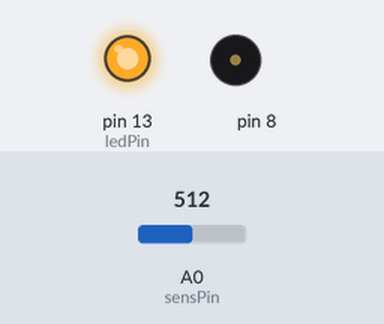
Recording of a sketch running on a simulated Arduino Uno, built with avr-gcc and run on an emulated ATmega328P. Shown: output pins drawn as LEDs (lit = HIGH), buzzer (waves = sounding). The test bench sets the inputs (shaded band); at power-on: A0 (sensPin) = 512.

Above: at 0.1 s.
At 5.1 s:
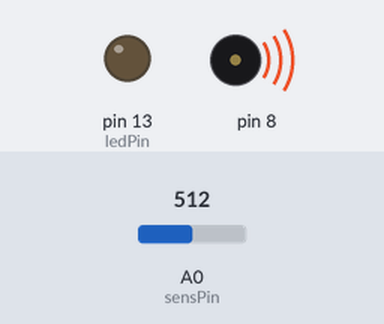
Timing chart, 0 to 6.6 s (numbered marks = the images above):
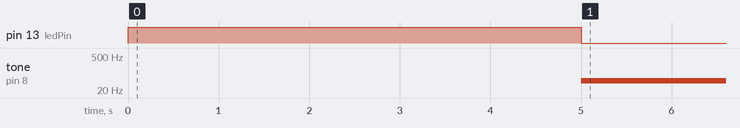

Measured:
- by itself, tone on pin 8: silent → 49 Hz at 5.0 s

The sketch:

light-theremin.ino
```cpp
int sensVal;
int sensLow = 1023;
int sensHigh = 0;
const int ledPin = 13;
const int sensPin = A0;

void setup() {
  pinMode(ledPin, OUTPUT);
  digitalWrite(ledPin, HIGH);

  // 5 second calibration
  while (millis() < 5000) {
    sensVal = analogRead(sensPin);
    if (sensVal > sensHigh) {
      sensHigh = sensVal;
    }
    if (sensVal < sensLow) {
      sensLow = sensVal;
    }
  }

  digitalWrite(ledPin, LOW);
}

void loop() {
  sensVal = analogRead(sensPin);
  int pitch = map(sensVal, sensLow, sensHigh, 50, 4000);
  tone(8, pitch, 20);
  delay(10);
}
```
